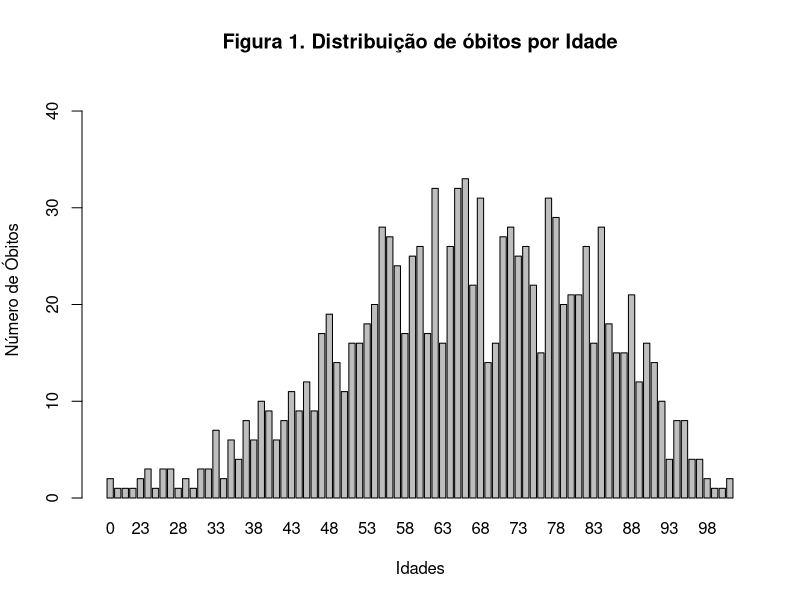
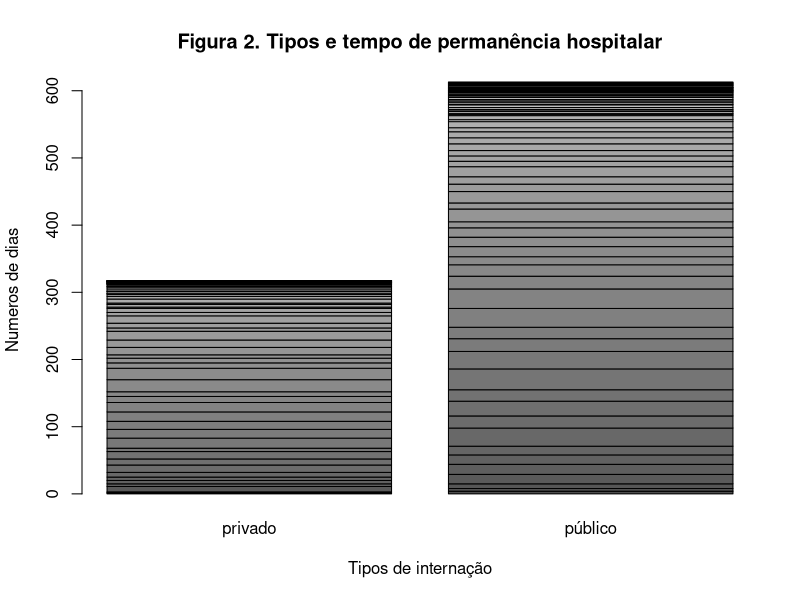
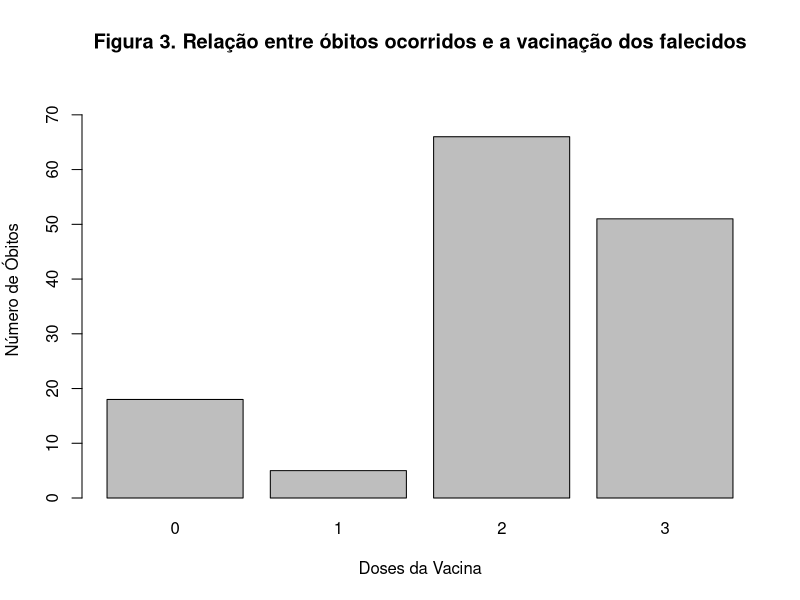

Recreate these plots in R, in order.
if (!require(tidyverse)) {
  install.packages("tidyverse")
  library(tidyverse)
}

if (!require(readxl)) {
  install.packages("readxl")
  library(readxl)
}

df.mortes <- read_excel("./dados/covid_19_bauru_mortes.xlsx", 
                        col_types = c("date", "text", "numeric", "date","text","text", "date", "numeric"))
df.geral <- read_excel("./dados/covid_19_bauru_casos_geral.xlsx")



















temp.idade <- df.mortes$idade[!is.na(df.mortes$idade)]
table(temp.idade)
pct.idade = round(unname(table(temp.idade))) 
pct.idade = paste0(pct.idade, "%")


graph.age <- barplot(table(temp.idade), main = "Figura 1. Distribuição de óbitos por Idade",
                     ylab = "Número de Óbitos", ylim = c(0,(max(table(temp.idade))+10)),
                     xlab = "Idades",)
#Fim figura 1

if (!require(lubridate)) {
  install.packages("lubridate")
  library(lubridate)
}

th <- c()
tph <- c()
i <- 1
j <- 0
while (i <= nrow(df.mortes)) {
  if(!is.na(df.mortes$inicio_sintoma[i]) && !is.na(df.mortes$data_obito[i]) && !is.na(df.mortes$tipo_hosp[i])) {
    j = j + 1
    th[j] = ymd_hms(df.mortes$data_obito[i], truncated = 3) - ymd_hms(df.mortes$inicio_sintoma[i], truncated = 3)
    tph[j] = df.mortes$tipo_hosp[i]
  }
  i = i + 1
}

table(tph)
th
internacao <- table(th,tph)
internacao

graph.inter<- barplot(internacao, main = "Figura 2. Tipos e tempo de permanência hospitalar",
                      ylab = "Numeros de dias", 
                      xlab = "Tipos de internação")

#Fim figura 2

temp.doses <- df.mortes$doses_vacina[!is.na(df.mortes$doses_vacina)]
table(temp.doses)
pct.doses = round(unname(table(temp.doses))) 
pct.doses = paste0(pct.doses, "%")


graph.doses <- barplot(table(temp.doses), main = "Figura 3. Relação entre óbitos ocorridos e a vacinação dos falecidos",
                     ylab = "Número de Óbitos", ylim = c(0,(max(table(temp.doses))+10)),
                     xlab = "Doses da Vacina",)
